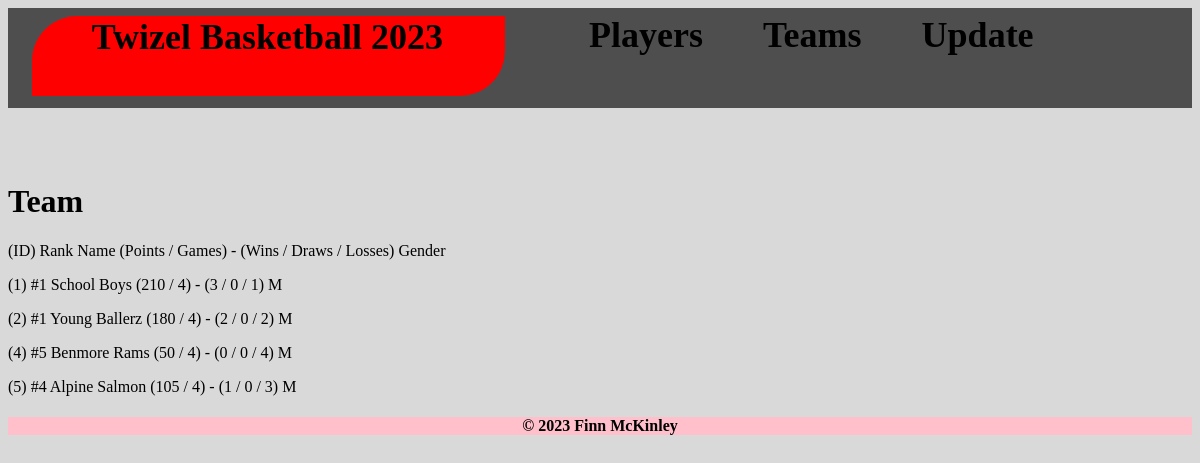
The page /teams on the database its author committed.
### main.py (models this page shows, shortened)
class Team(Base):
  __tablename__ = "teams"
  uid = Column("uid", Integer, primary_key=True)
  name = Column("name", String)
  rank = Column("rank", Integer)
  points = Column("points", Integer)
  games_played = Column("games_played", Integer)
  wins = Column("wins", Integer)
  losses = Column("losses", Integer)
  gender = Column("gender", CHAR)
  def __repr__(self):
    return f"({self.uid}) #{self.rank} {self.name} ({self.points} / {self.games_played}) - ({self.wins} / {self.games_played - (self.wins + self.losses)} / {self.losses}) {self.gender}"

### main.py (the view)
@app.route('/teams')    # Route to Team Page
def teams():
  Session = sessionmaker(bind=engine)
  session = Session()
  results=session.query(Team).all()
  print("\n\nTeams are:\n")
  print(results)
  return render_template("teams.html", page_title="TEAMS", query_results = results)

### templates/teams.html (shortened to what this page needs)
{% extends 'layout.html' %}
{% block content %}
<body>
<div>
  <h1 class="subheading" style="">Team</h1>
  <p>(ID) Rank Name (Points / Games) - (Wins / Draws / Losses) Gender</p>
  {% for result in query_results %}
    <p class="result" style="">{{ result}}</p>
  {% endfor %}
</div>
</body>
{% endblock %}

### static/style.css (style rules this page uses)
body { background-color: #D9D9D9; }
h1 { color: black; font-size: 3vw; display: flex; justify-content: center; position: absolute; top: 50%; transform: translate(5vw, -8vh); }
.subheading { display: block; font-size: 2em; margin-top: 0.67em; margin-bottom: 0.67em; margin-left: 0; margin-right: 0; font-weight: bold; display: flex; justify-content: left; position: relative; top: 0; transform: translate(0, 0); }

### rows shown on the page
Team: uid+rank+name "(1) #1 School Boys (210 / 4) - (3 / 0 / 1) M"
Team: uid+rank+name "(2) #1 Young Ballerz (180 / 4) - (2 / 0 / 2) M"
Team: uid+rank+name "(4) #5 Benmore Rams (50 / 4) - (0 / 0 / 4) M"
Team: uid+rank+name "(5) #4 Alpine Salmon (105 / 4) - (1 / 0 / 3) M"
